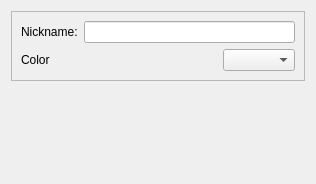
<ui version="4.0" >
 <class>ProfileSettingsWidget</class>
 <widget class="QWidget" name="ProfileSettingsWidget" >
  <property name="geometry" >
   <rect>
    <x>0</x>
    <y>0</y>
    <width>316</width>
    <height>184</height>
   </rect>
  </property>
  <property name="windowTitle" >
   <string>Form</string>
  </property>
  <layout class="QVBoxLayout" name="verticalLayout" >
   <item>
    <widget class="QFrame" name="frame" >
     <property name="frameShape" >
      <enum>QFrame::StyledPanel</enum>
     </property>
     <property name="frameShadow" >
      <enum>QFrame::Raised</enum>
     </property>
     <layout class="QGridLayout" name="gridLayout" >
      <item row="0" column="0" >
       <widget class="QLabel" name="nicknameLabel" >
        <property name="text" >
         <string>Nickname:</string>
        </property>
       </widget>
      </item>
      <item row="0" column="1" >
       <widget class="QLineEdit" name="nicknameLineEdit" />
      </item>
      <item row="1" column="0" >
       <widget class="QLabel" name="label_2" >
        <property name="text" >
         <string>Color</string>
        </property>
       </widget>
      </item>
      <item row="1" column="1" >
       <layout class="QHBoxLayout" name="horizontalLayout" >
        <item>
         <spacer name="horizontalSpacer" >
          <property name="orientation" >
           <enum>Qt::Horizontal</enum>
          </property>
          <property name="sizeHint" stdset="0" >
           <size>
            <width>40</width>
            <height>20</height>
           </size>
          </property>
         </spacer>
        </item>
        <item>
         <widget class="KColorCombo" name="comboBox" />
        </item>
       </layout>
      </item>
     </layout>
    </widget>
   </item>
   <item>
    <spacer name="verticalSpacer" >
     <property name="orientation" >
      <enum>Qt::Vertical</enum>
     </property>
     <property name="sizeHint" stdset="0" >
      <size>
       <width>20</width>
       <height>70</height>
      </size>
     </property>
    </spacer>
   </item>
  </layout>
 </widget>
 <customwidgets>
  <customwidget>
   <class>KColorCombo</class>
   <extends>QComboBox</extends>
   <header>KColorCombo</header>
  </customwidget>
 </customwidgets>
 <resources/>
 <connections/>
</ui>
